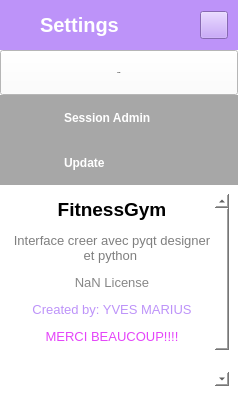
               <widget class="QFrame" name="extraLeftBox">
                <property name="minimumSize">
                 <size>
                  <width>0</width>
                  <height>0</height>
                 </size>
                </property>
                <property name="maximumSize">
                 <size>
                  <width>0</width>
                  <height>16777215</height>
                 </size>
                </property>
                <property name="styleSheet">
                 <string notr="true">background-color:white;</string>
                </property>
                <property name="frameShape">
                 <enum>QFrame::NoFrame</enum>
                </property>
                <property name="frameShadow">
                 <enum>QFrame::Raised</enum>
                </property>
                <layout class="QVBoxLayout" name="extraColumLayout">
                 <property name="spacing">
                  <number>0</number>
                 </property>
                 <property name="leftMargin">
                  <number>0</number>
                 </property>
                 <property name="topMargin">
                  <number>0</number>
                 </property>
                 <property name="rightMargin">
                  <number>0</number>
                 </property>
                 <property name="bottomMargin">
                  <number>0</number>
                 </property>
                 <item>
                  <widget class="QFrame" name="extraTopBg">
                   <property name="minimumSize">
                    <size>
                     <width>0</width>
                     <height>50</height>
                    </size>
                   </property>
                   <property name="maximumSize">
                    <size>
                     <width>16777215</width>
                     <height>50</height>
                    </size>
                   </property>
                   <property name="styleSheet">
                    <string notr="true">background-color: rgb(189, 147, 249)
</string>
                   </property>
                   <property name="frameShape">
                    <enum>QFrame::NoFrame</enum>
                   </property>
                   <property name="frameShadow">
                    <enum>QFrame::Raised</enum>
                   </property>
                   <layout class="QVBoxLayout" name="verticalLayout_27">
                    <property name="spacing">
                     <number>0</number>
                    </property>
                    <property name="leftMargin">
                     <number>0</number>
                    </property>
                    <property name="topMargin">
                     <number>0</number>
                    </property>
                    <property name="rightMargin">
                     <number>0</number>
                    </property>
                    <property name="bottomMargin">
                     <number>0</number>
                    </property>
                    <item>
                     <layout class="QGridLayout" name="extraTopLayout">
                      <property name="leftMargin">
                       <number>10</number>
                      </property>
                      <property name="rightMargin">
                       <number>10</number>
                      </property>
                      <property name="horizontalSpacing">
                       <number>10</number>
                      </property>
                      <property name="verticalSpacing">
                       <number>0</number>
                      </property>
                      <item row="0" column="0">
                       <widget class="QFrame" name="extraIcon">
                        <property name="minimumSize">
                         <size>
                          <width>20</width>
                          <height>0</height>
                         </size>
                        </property>
                        <property name="maximumSize">
                         <size>
                          <width>20</width>
                          <height>20</height>
                         </size>
                        </property>
                        <property name="font">
                         <font>
                          <pointsize>5</pointsize>
                         </font>
                        </property>
                        <property name="frameShape">
                         <enum>QFrame::NoFrame</enum>
                        </property>
                        <property name="frameShadow">
                         <enum>QFrame::Raised</enum>
                        </property>
                       </widget>
                      </item>
                      <item row="0" column="1">
                       <widget class="QLabel" name="extraLabel">
                        <property name="minimumSize">
                         <size>
                          <width>150</width>
                          <height>0</height>
                         </size>
                        </property>
                        <property name="font">
                         <font>
                          <pointsize>15</pointsize>
                          <bold>true</bold>
                         </font>
                        </property>
                        <property name="styleSheet">
                         <string notr="true">color:white</string>
                        </property>
                        <property name="text">
                         <string>Settings</string>
                        </property>
                       </widget>
                      </item>
                      <item row="0" column="2">
                       <widget class="QPushButton" name="extraCloseColumnBtn">
                        <property name="minimumSize">
                         <size>
                          <width>28</width>
                          <height>28</height>
                         </size>
                        </property>
                        <property name="maximumSize">
                         <size>
                          <width>28</width>
                          <height>28</height>
                         </size>
                        </property>
                        <property name="cursor">
                         <cursorShape>PointingHandCursor</cursorShape>
                        </property>
                        <property name="toolTip">
                         <string>Close left box</string>
                        </property>
                        <property name="styleSheet">
                         <string notr="true">background-color:</string>
                        </property>
                        <property name="text">
                         <string/>
                        </property>
                        <property name="icon">
                         <iconset resource="../Interface/icons.qrc">
                          <normaloff>:/img/images/icons/cil-x.png</normaloff>:/img/images/icons/cil-x.png</iconset>
                        </property>
                        <property name="iconSize">
                         <size>
                          <width>20</width>
                          <height>20</height>
                         </size>
                        </property>
                       </widget>
                      </item>
                     </layout>
                    </item>
                   </layout>
                  </widget>
                 </item>
                 <item>
                  <widget class="QFrame" name="extraContent">
                   <property name="frameShape">
                    <enum>QFrame::NoFrame</enum>
                   </property>
                   <property name="frameShadow">
                    <enum>QFrame::Raised</enum>
                   </property>
                   <layout class="QVBoxLayout" name="verticalLayout_28">
                    <property name="spacing">
                     <number>0</number>
                    </property>
                    <property name="leftMargin">
                     <number>0</number>
                    </property>
                    <property name="topMargin">
                     <number>0</number>
                    </property>
                    <property name="rightMargin">
                     <number>0</number>
                    </property>
                    <property name="bottomMargin">
                     <number>0</number>
                    </property>
                    <item alignment="Qt::AlignTop">
                     <widget class="QFrame" name="extraTopMenu">
                      <property name="frameShape">
                       <enum>QFrame::NoFrame</enum>
                      </property>
                      <property name="frameShadow">
                       <enum>QFrame::Raised</enum>
                      </property>
                      <layout class="QVBoxLayout" name="verticalLayout_29">
                       <property name="spacing">
                        <number>0</number>
                       </property>
                       <property name="leftMargin">
                        <number>0</number>
                       </property>
                       <property name="topMargin">
                        <number>0</number>
                       </property>
                       <property name="rightMargin">
                        <number>0</number>
                       </property>
                       <property name="bottomMargin">
                        <number>0</number>
                       </property>
                       <item>
                        <widget class="QPushButton" name="btn_profile">
                         <property name="sizePolicy">
                          <sizepolicy hsizetype="Expanding" vsizetype="Fixed">
                           <horstretch>0</horstretch>
                           <verstretch>0</verstretch>
                          </sizepolicy>
                         </property>
                         <property name="minimumSize">
                          <size>
                           <width>0</width>
                           <height>45</height>
                          </size>
                         </property>
                         <property name="font">
                          <font>
                           <family>Segoe UI</family>
                           <pointsize>-1</pointsize>
                           <italic>false</italic>
                           <bold>true</bold>
                          </font>
                         </property>
                         <property name="cursor">
                          <cursorShape>PointingHandCursor</cursorShape>
                         </property>
                         <property name="layoutDirection">
                          <enum>Qt::LeftToRight</enum>
                         </property>
                         <property name="styleSheet">
                          <string notr="true">#btn_profile{
background-image: url(:/img/images/icons/cil-people.png);
background-color: rgb(167, 167, 167);
background-position: left center;
background-repeat: no-repeat;
border: none;
border-left: 20px solid transparent;
text-align: left;
padding-left: 44px;
color: rgb(255, 255, 255);
font-size:12px;
}
#btn_profile:hover{

background-color: rgb(108, 99, 255);

}

</string>
                         </property>
                         <property name="text">
                          <string>Profile</string>
                         </property>
                        </widget>
                       </item>
                       <item>
                        <widget class="QPushButton" name="btn_session_admin">
                         <property name="sizePolicy">
                          <sizepolicy hsizetype="Expanding" vsizetype="Fixed">
                           <horstretch>0</horstretch>
                           <verstretch>0</verstretch>
                          </sizepolicy>
                         </property>
                         <property name="minimumSize">
                          <size>
                           <width>0</width>
                           <height>45</height>
                          </size>
                         </property>
                         <property name="font">
                          <font>
                           <family>Segoe UI</family>
                           <pointsize>-1</pointsize>
                           <italic>false</italic>
                           <bold>true</bold>
                          </font>
                         </property>
                         <property name="cursor">
                          <cursorShape>PointingHandCursor</cursorShape>
                         </property>
                         <property name="layoutDirection">
                          <enum>Qt::LeftToRight</enum>
                         </property>
                         <property name="styleSheet">
                          <string notr="true">#btn_session_admin{
background-image: url(:/im/images/images/icons8-admin-settings-male-16.png);
background-color: rgb(167, 167, 167);
background-position: left center;
background-repeat: no-repeat;
border: none;
border-left: 20px solid transparent;
text-align: left;
padding-left: 44px;
color: rgb(255, 255, 255);
font-size:12px;}

#btn_session_admin:hover {

background-color:rgb(108, 99, 255);
}</string>
                         </property>
                         <property name="text">
                          <string>Session Admin</string>
                         </property>
                         <property name="iconSize">
                          <size>
                           <width>17</width>
                           <height>16</height>
                          </size>
                         </property>
                        </widget>
                       </item>
                       <item>
                        <widget class="QPushButton" name="btn_update">
                         <property name="sizePolicy">
                          <sizepolicy hsizetype="Expanding" vsizetype="Fixed">
                           <horstretch>0</horstretch>
                           <verstretch>0</verstretch>
                          </sizepolicy>
                         </property>
                         <property name="minimumSize">
                          <size>
                           <width>0</width>
                           <height>45</height>
                          </size>
                         </property>
                         <property name="font">
                          <font>
                           <family>Segoe UI</family>
                           <pointsize>-1</pointsize>
                           <italic>false</italic>
                           <bold>true</bold>
                          </font>
                         </property>
                         <property name="cursor">
                          <cursorShape>PointingHandCursor</cursorShape>
                         </property>
                         <property name="layoutDirection">
                          <enum>Qt::LeftToRight</enum>
                         </property>
                         <property name="styleSheet">
                          <string notr="true">#btn_update{
background-image: url(:/im/images/images/icons8-downloading-updates-16.png);
background-color: rgb(167, 167, 167);
background-position: left center;
background-repeat: no-repeat;
border: none;
border-left: 20px solid transparent;
text-align: left;
padding-left: 44px;
color: rgb(255, 255, 255);
font-size:12px;}

#btn_update:hover{
	background-color:rgb(108, 99, 255);
}</string>
                         </property>
                         <property name="text">
                          <string>Update</string>
                         </property>
                        </widget>
                       </item>
                      </layout>
                     </widget>
                    </item>
                    <item>
                     <widget class="QFrame" name="extraCenter">
                      <property name="frameShape">
                       <enum>QFrame::NoFrame</enum>
                      </property>
                      <property name="frameShadow">
                       <enum>QFrame::Raised</enum>
                      </property>
                      <layout class="QVBoxLayout" name="verticalLayout_30">
                       <item>
                        <widget class="QTextEdit" name="textEdit">
                         <property name="minimumSize">
                          <size>
                           <width>190</width>
                           <height>0</height>
                          </size>
                         </property>
                         <property name="styleSheet">
                          <string notr="true">background: transparent;</string>
                         </property>
                         <property name="frameShape">
                          <enum>QFrame::NoFrame</enum>
                         </property>
                         <property name="readOnly">
                          <bool>true</bool>
                         </property>
                         <property name="html">
                          <string>&lt;!DOCTYPE HTML PUBLIC &quot;-//W3C//DTD HTML 4.0//EN&quot; &quot;http://www.w3.org/TR/REC-html40/strict.dtd&quot;&gt;
&lt;html&gt;&lt;head&gt;&lt;meta name=&quot;qrichtext&quot; content=&quot;1&quot; /&gt;&lt;meta charset=&quot;utf-8&quot; /&gt;&lt;style type=&quot;text/css&quot;&gt;
p, li { white-space: pre-wrap; }
hr { height: 1px; border-width: 0; }
&lt;/style&gt;&lt;/head&gt;&lt;body style=&quot; font-family:'Segoe UI'; font-size:9pt; font-weight:400; font-style:normal;&quot;&gt;
&lt;p align=&quot;center&quot; style=&quot; margin-top:12px; margin-bottom:12px; margin-left:0px; margin-right:0px; -qt-block-indent:0; text-indent:0px;&quot;&gt;&lt;span style=&quot; font-size:14pt; font-weight:700; color:#000000;&quot;&gt;FitnessGym&lt;/span&gt;&lt;/p&gt;
&lt;p align=&quot;center&quot; style=&quot; margin-top:12px; margin-bottom:12px; margin-left:0px; margin-right:0px; -qt-block-indent:0; text-indent:0px;&quot;&gt;&lt;span style=&quot; font-size:10pt; color:#7f7f7f;&quot;&gt;Interface creer avec pyqt designer et python&lt;/span&gt; &lt;/p&gt;
&lt;p align=&quot;center&quot; style=&quot; margin-top:12px; margin-bottom:12px; margin-left:0px; margin-right:0px; -qt-block-indent:0; text-indent:0px;&quot;&gt;&lt;span style=&quot; font-size:10pt; color:#878787;&quot;&gt;NaN License&lt;/span&gt;&lt;/p&gt;
&lt;p align=&quot;center&quot; style=&quot; margin-top:12px; margin-bottom:12px; margin-left:0px; margin-right:0px; -qt-block-indent:0; text-indent:0px;&quot;&gt;&lt;span style=&quot; font-size:10pt; color:#bd93f9;&quot;&gt;Created by: YVES MARIUS&lt;/span&gt;&lt;/p&gt;
&lt;p align=&quot;center&quot; style=&quot; margin-top:12px; margin-bottom:12px; margin-left:0px; margin-right:0px; -qt-block-indent:0; text-indent:0px;&quot;&gt;&lt;span style=&quot; font-size:10pt; color:#e445f9;&quot;&gt;MERCI BEAUCOUP!!!!&lt;/span&gt;&lt;/p&gt;
&lt;p align=&quot;center&quot; style=&quot;-qt-paragraph-type:empty; margin-top:12px; margin-bottom:12px; margin-left:0px; margin-right:0px; -qt-block-indent:0; text-indent:0px; font-size:10pt; color:#bd93f9;&quot;&gt;&lt;br /&gt;&lt;/p&gt;
&lt;p align=&quot;center&quot; style=&quot; margin-top:12px; margin-bottom:12px; margin-left:0px; margin-right:0px; -qt-block-indent:0; text-indent:0px;&quot;&gt;&lt;span style=&quot; color:#ffffff;&quot;&gt;pyside6-rcc resources.qrc -o resources_rc.py&lt;/span&gt;&lt;/p&gt;&lt;/body&gt;&lt;/html&gt;</string>
                         </property>
                        </widget>
                       </item>
                      </layout>
                     </widget>
                    </item>
                    <item>
                     <widget class="QFrame" name="extraBottom">
                      <property name="frameShape">
                       <enum>QFrame::NoFrame</enum>
                      </property>
                      <property name="frameShadow">
                       <enum>QFrame::Raised</enum>
                      </property>
                     </widget>
                    </item>
                   </layout>
                  </widget>
                 </item>
                </layout>
               </widget>
